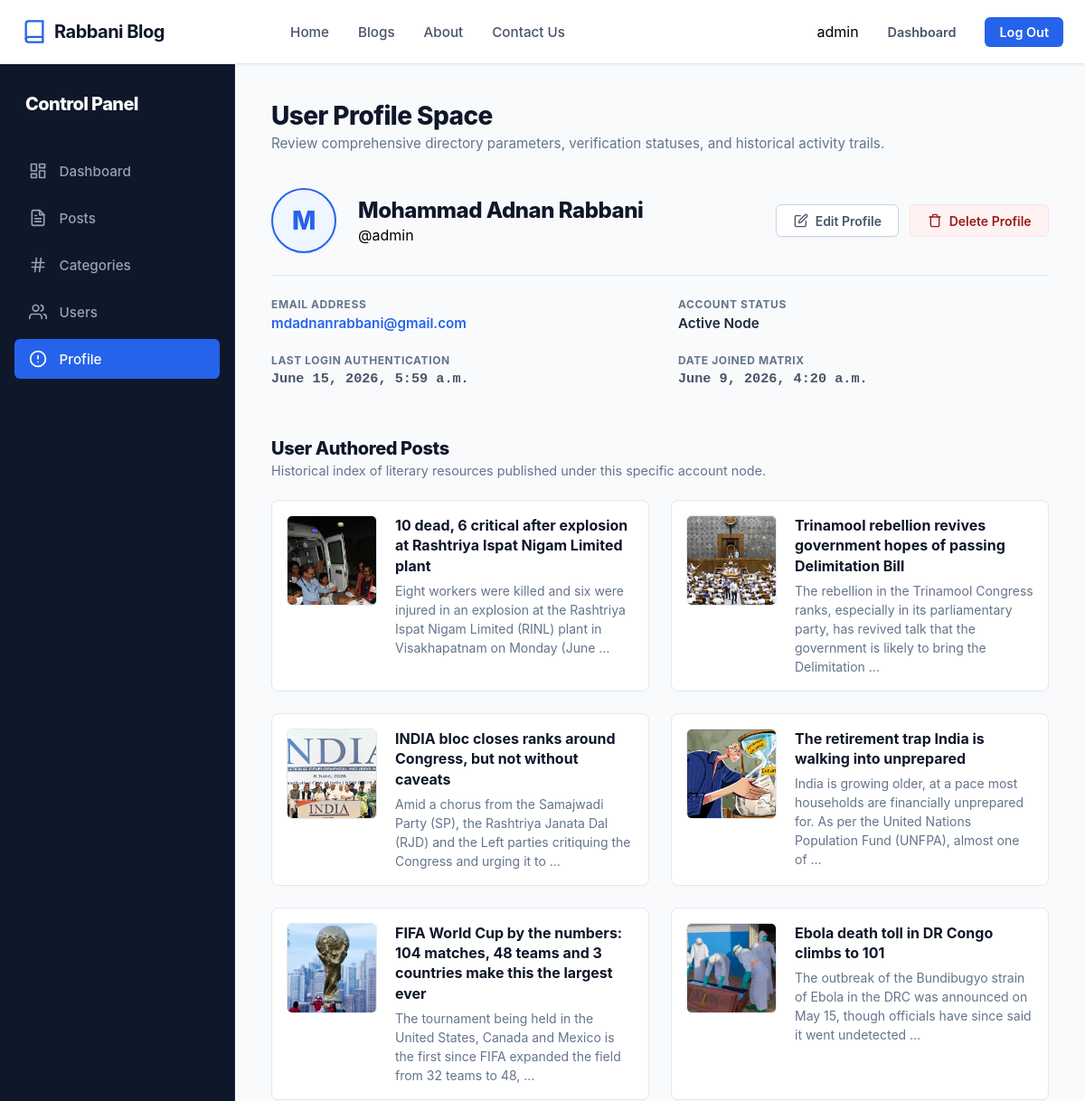
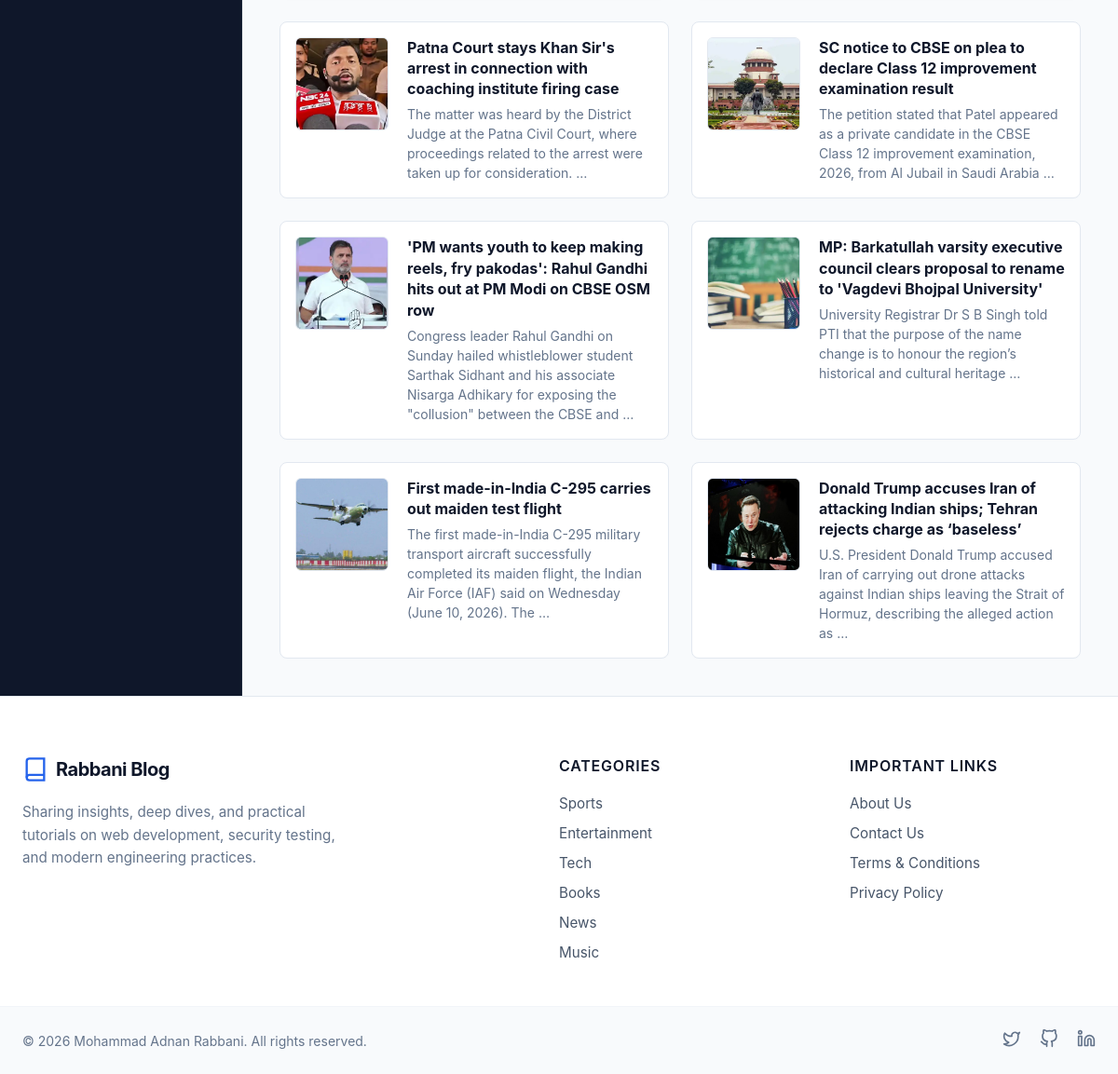
/account/profile/1 (signed in), run on the app's committed database (2 pictures, top to bottom).
### home/models.py (models this page shows, shortened)
class BlogPost(models.Model):
    STATUS_CHOICES = {
        'published' : 'Published',
        'draft' : 'Draft',
    }
    title = models.CharField(max_length=200)
    slug = models.SlugField(max_length=200)
    short_description = models.TextField()
    content = models.TextField()
    featured_img = models.ImageField(upload_to='images/%Y/%m')
    status = models.CharField(choices=STATUS_CHOICES)
    category = models.ForeignKey(Category, on_delete=models.CASCADE)
    author = models.ForeignKey(User, on_delete=models.CASCADE)
    is_featured = models.BooleanField(default=False)
    created_at = models.DateTimeField(auto_now_add=True)
    updated_at = models.DateTimeField(auto_now=True)

class Category(models.Model):
    category_name = models.CharField(max_length=200)
    slug = models.SlugField(max_length=200, default='cat')
    created_at = models.DateTimeField(auto_now_add=True)
    updated_at = models.DateTimeField(auto_now=True)

### account/views.py (the view)
# urls.py: path('profile/<int:id>', views.profile, name='profile'),
@login_required(login_url='login_user')
def profile(request, id):
    user = User.objects.get(id=id)
    posts = BlogPost.objects.filter(author=user)
    context = {
        'posts': posts,
        'user': user,
    }
    return render(request,'Pages/profile.html', context)

### home/context_processors.py (called while the page is built)
def categories(request):
    return {
        'categories': Category.objects.all()
    }

### templates/Pages/profile.html (shortened to what this page needs)
{% extends 'Pages/base.html' %}
{% load static %}
{% block content %}
<!doctype html>
<html lang="en">
<head>
    <link rel="stylesheet" href="{% static 'CSS/profile.css' %}">
</head>
<body>
<div class="dashboard-wrapper">
    {% include 'Widgets/sidebar.html' %}
    <main class="dash-main-content">
        <header class="dash-content-header">
            <div class="welcome-msg">
                <h1>User Profile Space</h1>
                <p>Review comprehensive directory parameters, verification statuses, and historical activity trails.</p>
            </div>
        </header>
        <section class="form-card-container profile-meta-card">
            <div class="profile-header-block">
                <div class="profile-avatar-wrapper">
                    <span class="avatar-initials">{{ user.first_name|slice:":1"|upper }}</span>
                </div>
                <div class="profile-primary-details">
                    <h2>{{ user.first_name }} {{ user.last_name }}</h2>
                    <span class="user-handle-badge">@{{ user.username }}</span>
                </div>
<div class="profile-action-triggers">
    <a href="{% url 'edit_profile' user.id %}" class="profile-btn btn-profile-edit">
        <svg width="16" height="16" viewBox="0 0 24 24" fill="none" stroke="currentColor" stroke-width="2" stroke-linecap="round" stroke-linejoin="round"><path d="M11 4H4a2 2 0 0 0-2 2v14a2 2 0 0 0 2 2h14a2 2 0 0 0 2-2v-7"></path><path d="M18.5 2.5a2.121 2.121 0 0 1 3 3L12 15l-4 1 1-4 9.5-9.5z"></path></svg>
        Edit Profile
    </a>
    <a href="#" class="profile-btn btn-profile-delete">
        <svg width="16" height="16" viewBox="0 0 24 24" fill="none" stroke="currentColor" stroke-width="2" stroke-linecap="round" stroke-linejoin="round"><polyline points="3 6 5 6 21 6"></polyline><path d="M19 6v14a2 2 0 0 1-2 2H7a2 2 0 0 1-2-2V6m3 0V4a2 2 0 0 1 2-2h4a2 2 0 0 1 2 2v2"></path></svg>
        Delete Profile
    </a>
</div>            </div>
            <hr class="profile-divider">
            <div class="profile-data-grid">
                <div class="data-field-item">
                    <span class="data-field-label">Email Address</span>
                    <p class="data-field-value"><a href="mailto:{{ user.email }}">{{ user.email }}</a></p>
                </div>
                <div class="data-field-item">
                    <span class="data-field-label">Account Status</span>
                    <p class="data-field-value">
                        {% if user.is_active %}
                        <span class="status-badge status-active">Active Node</span>
                        {% else %}
                        <span class="status-badge status-inactive">Deactivated</span>
                        {% endif %}
                    </p>
                </div>
                <div class="data-field-item">
                    <span class="data-field-label">Last Login Authentication</span>
                    <p class="data-field-value text-timestamp">{{ user.last_login|default:"No sessions recorded" }}</p>
                </div>
                <div class="data-field-item">
                    <span class="data-field-label">Date Joined Matrix</span>
                    <p class="data-field-value text-timestamp">{{ user.date_joined }}</p>
                </div>
            </div>
        </section>
        <section class="user-posts-section">
            <div class="section-title-wrapper">
                <h2>User Authored Posts</h2>
                <p>Historical index of literary resources published under this specific account node.</p>
            </div>
            <div class="profile-posts-grid">
                {% for post in posts %}
                <article class="post-feed-card">
                    <div class="post-feed-img-wrapper">
                        {% if post.featured_img %}
                        <img src="{{ post.featured_img.url }}" alt="{{ post.title }}">
                        {% else %}
                        <div class="fallback-img-block">No Image Asset</div>
                        {% endif %}
                    </div>
                    <div class="post-feed-content">
                        <h3 class="post-feed-title">
                            <a href="{% url 'view_blog' post.slug %}">{{ post.title }}</a>
                        </h3>
                        <p class="post-feed-snippet">{{ post.content|striptags|truncatewords:24 }}</p>
                    </div>
                </article>
                {% endfor %}
            </div>
        </section>
    </main>
</div>
</body>
</html>
{% endblock content %}

### templates/Pages/base.html (shortened to what this page needs)
{% load static %}
<!DOCTYPE html>
<html lang="en">
<head>
    <link rel="stylesheet" href="{% static 'CSS/base.css' %}">
</head>
<body>
    <header class="blog-header">
        <div class="header-container">
            <a href="#" class="brand">
                <svg class="logo" viewBox="0 0 24 24" fill="none" stroke="currentColor" stroke-width="2">
                    <path d="M4 19.5A2.5 2.5 0 0 1 6.5 17H20"></path>
                    <path d="M6.5 2H20v20H6.5A2.5 2.5 0 0 1 4 19.5v-15A2.5 2.5 0 0 1 6.5 2z"></path>
                </svg>
                <span class="site-name">Rabbani Blog</span>
            </a>
            <nav class="nav-menu">
                <ul class="nav-links">
                    <li><a href="{% url 'home' %}" class="nav-item {% if '/' == request.path %} active {% endif %}">Home</a></li>
                    <li><a href="{% url 'all_blogs' %}" class="nav-item {% if '/all_blogs' in request.path %} active {% endif %}">Blogs</a></li>
                    <li><a href="{% url 'about' %}" class="nav-item {% if '/about' in request.path %} active {% endif %}">About</a></li>
                    <li><a href="{% url 'contact' %}" class="nav-item {% if '/contact' in request.path %} active {% endif %}">Contact Us</a></li>
                </ul>
            </nav>
            <p>{% if user.is_authenticated %}</p>
            <div class="auth-actions">
            {{user.username}}
                 <a href="{% url 'dashboard' %}" class="btn btn-login">Dashboard</a>
            <a class="btn btn-signup" href="{% url 'logout' %}">Log Out</a>
            </div>
            {%  else %}
            <div class="auth-actions">
                <a href="{% url 'login_user' %}" class="btn btn-login">Log In</a>
                <a href="{% url 'register' %}" class="btn btn-signup">Sign Up</a>
            </div>
            {%  endif %}
        </div>
    </header>
{% block content %}
{% endblock content%}
<footer class="blog-footer">
    <div class="footer-container">
        <div class="footer-column brand-column">
            <a href="#" class="brand">
                <svg class="logo" viewBox="0 0 24 24" fill="none" stroke="currentColor" stroke-width="2">
                    <path d="M4 19.5A2.5 2.5 0 0 1 6.5 17H20"></path>
                    <path d="M6.5 2H20v20H6.5A2.5 2.5 0 0 1 4 19.5v-15A2.5 2.5 0 0 1 6.5 2z"></path>
                </svg>
                <span class="site-name">Rabbani Blog</span>
            </a>
            <p class="footer-desc">
                Sharing insights, deep dives, and practical tutorials on web development, security testing, and modern engineering practices.
            </p>
        </div>
        <div class="footer-column">
            <h3 class="footer-heading">Categories</h3>
            <ul class="footer-links">
                {% for category in categories %}
                <li><a href="{% url 'category_wise_view' category.slug %}">{{ category.category_name }}</a></li>
                {% endfor %}
            </ul>
        </div>
        <div class="footer-column">
            <h3 class="footer-heading">Important Links</h3>
            <ul class="footer-links">
                <li><a href="#">About Us</a></li>
                <li><a href="#">Contact Us</a></li>
                <li><a href="#">Terms & Conditions</a></li>
                <li><a href="#">Privacy Policy</a></li>
            </ul>
        </div>
    </div>
    <div class="footer-bottom">
        <div class="footer-bottom-container">
            <p class="copyright">&copy; 2026 Mohammad Adnan Rabbani. All rights reserved.</p>
            <div class="social-icons">
                <a href="#" class="social-link" aria-label="Twitter">
                    <svg viewBox="0 0 24 24" fill="none" stroke="currentColor" stroke-width="2" stroke-linecap="round" stroke-linejoin="round"><path d="M22 4s-.7 2.1-2 3.4c1.6 10-9.4 17.3-18 11.6 2.2.1 4.4-.6 6-2C3 15.5.5 9.6 3 5c2.2 2.6 5.6 4.1 9 4-.9-4.2 4-6.6 7-3.8 1.1 0 3-1.2 3-1.2z"></path></svg>
                </a>
                <a href="#" class="social-link" aria-label="GitHub">
                </a>
                <a href="#" class="social-link" aria-label="LinkedIn">
                    <svg viewBox="0 0 24 24" fill="none" stroke="currentColor" stroke-width="2" stroke-linecap="round" stroke-linejoin="round"><path d="M16 8a6 6 0 0 1 6 6v7h-4v-7a2 2 0 0 0-2-2 2 2 0 0 0-2 2v7h-4v-7a6 6 0 0 1 6-6z"></path><rect x="2" y="9" width="4" height="12"></rect><circle cx="4" cy="4" r="2"></circle></svg>
                </a>
            </div>
        </div>
    </div>
</footer>
</body>
</html>

### static/CSS/base.css (style rules this page uses)
* { margin: 0; padding: 0; box-sizing: border-box; font-family: -apple-system, BlinkMacSystemFont, "Segoe UI", Roboto, Helvetica, Arial, sans-serif; }
body { background-color: #f8fafc; }
.blog-header { background-color: #ffffff; border-bottom: 1px solid #e2e8f0; position: sticky; top: 0; z-index: 1000; box-shadow: 0 1px 3px rgba(0, 0, 0, 0.05); }
.header-container { max-width: 1200px; margin: 0 auto; padding: 0 1.5rem; height: 70px; display: flex; align-items: center; justify-content: space-between; }
.brand { display: flex; align-items: center; gap: 0.5rem; text-decoration: none; color: #0f172a; }
.logo { width: 28px; height: 28px; color: #2563eb; }
.site-name { font-size: 1.25rem; font-weight: 700; letter-spacing: -0.025em; }
.nav-menu { display: flex; align-items: center; }
.nav-links { display: flex; list-style: none; gap: 2rem; }
.nav-item { text-decoration: none; color: #475569; font-size: 0.95rem; font-weight: 500; transition: color 0.2s ease; }
.auth-actions { display: flex; align-items: center; gap: 1rem; }
.btn { text-decoration: none; font-size: 0.9rem; font-weight: 600; padding: 0.5rem 1rem; border-radius: 0.375rem; transition: all 0.2s ease; }
.btn-login { color: #475569; }
.btn-signup { background-color: #2563eb; color: #ffffff; }
.blog-footer { background-color: #ffffff; border-top: 1px solid #e2e8f0; margin-top: auto; color: #475569; }
.footer-container { max-width: 1200px; margin: 0 auto; padding: 4rem 1.5rem 3rem 1.5rem; display: grid; grid-template-columns: 2fr 1fr 1fr; gap: 3rem; }
.footer-column { display: flex; flex-direction: column; gap: 1.25rem; }
.brand-column { max-width: 360px; }
.footer-desc { font-size: 0.95rem; line-height: 1.6; color: #64748b; }
.footer-heading { font-size: 1rem; font-weight: 600; color: #0f172a; letter-spacing: 0.05em; text-transform: uppercase; }
.footer-links { list-style: none; display: flex; flex-direction: column; gap: 0.75rem; }
.footer-links a { text-decoration: none; color: #475569; font-size: 0.95rem; transition: color 0.2s ease; }
.footer-bottom { border-top: 1px solid #f1f5f9; background-color: #f8fafc; }
.footer-bottom-container { max-width: 1200px; margin: 0 auto; padding: 1.5rem 1.5rem; display: flex; align-items: center; justify-content: space-between; }
.copyright { font-size: 0.875rem; color: #64748b; }
.social-icons { display: flex; gap: 1.25rem; }
.social-link { color: #64748b; transition: color 0.2s ease; }
.social-link svg { width: 20px; height: 20px; }

### static/CSS/sidebar.css (style rules this page uses)
.dashboard-wrapper { display: grid; grid-template-columns: 260px 1fr; min-height: 100vh; background-color: #f8fafc; }
.dash-main-content { padding: 2.5rem; display: flex; flex-direction: column; gap: 2.5rem; }
.dash-content-header h1 { font-size: 1.75rem; font-weight: 800; color: #0f172a; letter-spacing: -0.02em; margin-bottom: 0.25rem; }
.dash-content-header p { font-size: 0.95rem; color: #64748b; }

### data on the page
BlogPost: featured_img (picture), title "10 dead, 6 critical after explosion at Rashtriya Ispat Nigam Limited plant", content "Eight workers were killed and six were injured in an explosion at the Rashtriya Ispat Nigam Limited (RINL) plant in Visakhapatnam on Monday (June …"
BlogPost: featured_img (picture), title "Trinamool rebellion revives government hopes of passing Delimitation Bill", content "The rebellion in the Trinamool Congress ranks, especially in its parliamentary party, has revived talk that the government is likely to bring the Delimitation …"
BlogPost: featured_img (picture), title "INDIA bloc closes ranks around Congress, but not without caveats", content "Amid a chorus from the Samajwadi Party (SP), the Rashtriya Janata Dal (RJD) and the Left parties critiquing the Congress and urging it to …"
BlogPost: featured_img (picture), title "The retirement trap India is walking into unprepared", content "India is growing older, at a pace most households are financially unprepared for. As per the United Nations Population Fund (UNFPA), almost one of …"
BlogPost: featured_img (picture), title "FIFA World Cup by the numbers: 104 matches, 48 teams and 3 countries make this the largest ever", content "The tournament being held in the United States, Canada and Mexico is the first since FIFA expanded the field from 32 teams to 48, …"
BlogPost: featured_img (picture), title "Ebola death toll in DR Congo climbs to 101", content "The outbreak of the Bundibugyo strain of Ebola in the DRC was announced on May 15, though officials have since said it went undetected …"
BlogPost: featured_img (picture), title "Patna Court stays Khan Sir's arrest in connection with coaching institute firing case", content "The matter was heard by the District Judge at the Patna Civil Court, where proceedings related to the arrest were taken up for consideration. …"
BlogPost: featured_img (picture), title "SC notice to CBSE on plea to declare Class 12 improvement examination result", content "The petition stated that Patel appeared as a private candidate in the CBSE Class 12 improvement examination, 2026, from Al Jubail in Saudi Arabia …"
BlogPost: featured_img (picture), title "'PM wants youth to keep making reels, fry pakodas': Rahul Gandhi hits out at PM Modi on CBSE OSM row", content "Congress leader Rahul Gandhi on Sunday hailed whistleblower student Sarthak Sidhant and his associate Nisarga Adhikary for exposing the \"collusion\" between the CBSE and …"
BlogPost: featured_img (picture), title "MP: Barkatullah varsity executive council clears proposal to rename to 'Vagdevi Bhojpal University'", content "University Registrar Dr S B Singh told PTI that the purpose of the name change is to honour the region’s historical and cultural heritage …"
BlogPost: featured_img (picture), title "First made-in-India C-295 carries out maiden test flight", content "The first made-in-India C-295 military transport aircraft successfully completed its maiden flight, the Indian Air Force (IAF) said on Wednesday (June 10, 2026). The …"
BlogPost: featured_img (picture), title "Donald Trump accuses Iran of attacking Indian ships; Tehran rejects charge as ‘baseless’", content "U.S. President Donald Trump accused Iran of carrying out drone attacks against Indian ships leaving the Strait of Hormuz, describing the alleged action as …"
Category: category_name "Sports"
Category: category_name "Entertainment"
Category: category_name "Tech"
Category: category_name "Books"
Category: category_name "News"
Category: category_name "Music"

### other printed values
{{ user.username }} "admin"
{{ user.first_name|slice:":1"|upper }} "M"
{{ user.first_name }} "Mohammad Adnan"
{{ user.last_name }} "Rabbani"
{{ user.email }} "mdadnanrabbani@gmail.com"
{{ user.last_login|default:"No sessions recorded" }} "June 15, 2026, 5:59 a.m."
{{ user.date_joined }} "June 9, 2026, 4:20 a.m."
